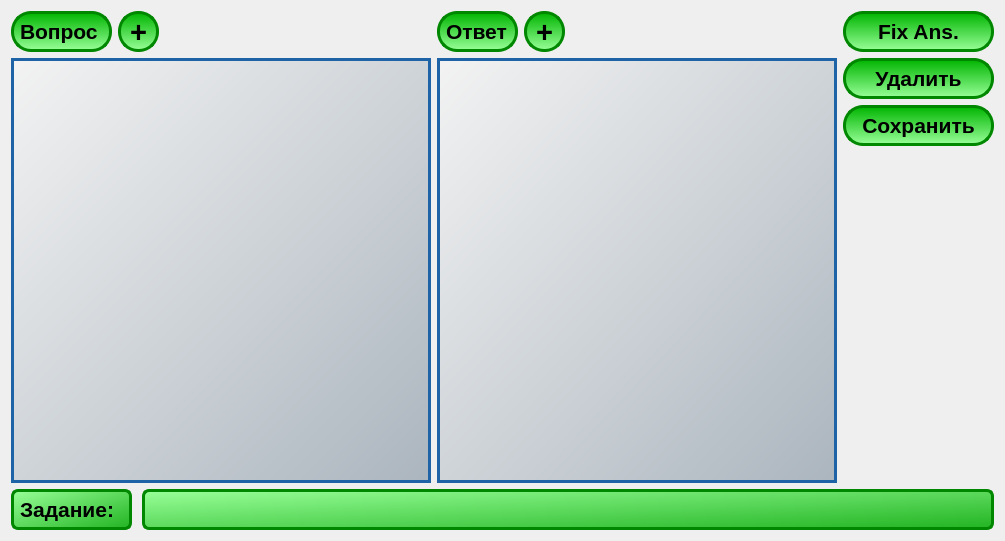
     <widget class="QWidget" name="tab_3">
      <property name="sizePolicy">
       <sizepolicy hsizetype="Expanding" vsizetype="Fixed">
        <horstretch>0</horstretch>
        <verstretch>0</verstretch>
       </sizepolicy>
      </property>
      <attribute name="title">
       <string>3 - Matching</string>
      </attribute>
      <layout class="QGridLayout" name="gridLayout_2">
       <item row="0" column="0">
        <widget class="QLabel" name="label">
         <property name="minimumSize">
          <size>
           <width>101</width>
           <height>41</height>
          </size>
         </property>
         <property name="maximumSize">
          <size>
           <width>101</width>
           <height>41</height>
          </size>
         </property>
         <property name="font">
          <font>
           <pointsize>16</pointsize>
           <weight>75</weight>
           <bold>true</bold>
          </font>
         </property>
         <property name="styleSheet">
          <string notr="true">QLabel {
border-radius: 20px;
border: 3px solid rgb(0, 135, 0); 
background-color: qlineargradient(spread:pad, x1:1, y1:0, x2:1, y2:1, stop:0 rgba(0, 180, 0, 255), stop:1 rgba(152, 255, 152, 255));
}</string>
         </property>
         <property name="text">
          <string>Вопрос</string>
         </property>
        </widget>
       </item>
       <item row="0" column="1" colspan="2">
        <widget class="QPushButton" name="Button_Add_3">
         <property name="sizePolicy">
          <sizepolicy hsizetype="Fixed" vsizetype="Fixed">
           <horstretch>0</horstretch>
           <verstretch>0</verstretch>
          </sizepolicy>
         </property>
         <property name="minimumSize">
          <size>
           <width>41</width>
           <height>41</height>
          </size>
         </property>
         <property name="maximumSize">
          <size>
           <width>41</width>
           <height>41</height>
          </size>
         </property>
         <property name="font">
          <font>
           <pointsize>22</pointsize>
           <weight>75</weight>
           <bold>true</bold>
          </font>
         </property>
         <property name="styleSheet">
          <string notr="true">QPushButton {
border-radius: 20px;
border: 3px solid rgb(0, 135, 0); 
background-color: qlineargradient(spread:pad, x1:1, y1:0, x2:1, y2:1, stop:0 rgba(0, 180, 0, 255), stop:1 rgba(152, 255, 152, 255));
}

QPushButton:hover {
border-radius: 20px;
border: 3px solid rgb(0, 135, 0); 	
background-color: qlineargradient(spread:pad, x1:1, y1:0, x2:1, y2:1, stop:0 rgba(36, 232, 36, 255), stop:1 rgba(236, 250, 236, 255));
}

QPushButton:pressed {
border-radius: 20px;
border: 3px solid rgb(0, 135, 0); 
background-color: qlineargradient(spread:pad, x1:1, y1:0, x2:1, y2:1, stop:0 rgba(236, 250, 236, 255), stop:1 rgba(36, 232, 36, 255));
}

QPushButton:disabled {
border-radius: 20px;
border: 3px solid rgb(90, 90, 90); 
background-color: qlineargradient(spread:pad, x1:1, y1:0, x2:1, y2:1, stop:0 rgba(110, 110, 110, 255), stop:1 rgba(210, 210, 210, 255));
}</string>
         </property>
         <property name="text">
          <string>+</string>
         </property>
        </widget>
       </item>
       <item row="0" column="3">
        <spacer name="horizontalSpacer_2">
         <property name="orientation">
          <enum>Qt::Horizontal</enum>
         </property>
         <property name="sizeHint" stdset="0">
          <size>
           <width>259</width>
           <height>20</height>
          </size>
         </property>
        </spacer>
       </item>
       <item row="0" column="4">
        <widget class="QLabel" name="label_2">
         <property name="minimumSize">
          <size>
           <width>81</width>
           <height>41</height>
          </size>
         </property>
         <property name="maximumSize">
          <size>
           <width>81</width>
           <height>41</height>
          </size>
         </property>
         <property name="font">
          <font>
           <pointsize>16</pointsize>
           <weight>75</weight>
           <bold>true</bold>
          </font>
         </property>
         <property name="styleSheet">
          <string notr="true">QLabel {
border-radius: 20px;
border: 3px solid rgb(0, 135, 0); 
background-color: qlineargradient(spread:pad, x1:1, y1:0, x2:1, y2:1, stop:0 rgba(0, 180, 0, 255), stop:1 rgba(152, 255, 152, 255));
}</string>
         </property>
         <property name="text">
          <string>Ответ</string>
         </property>
        </widget>
       </item>
       <item row="0" column="5">
        <widget class="QPushButton" name="Button_Add_4">
         <property name="sizePolicy">
          <sizepolicy hsizetype="Fixed" vsizetype="Fixed">
           <horstretch>0</horstretch>
           <verstretch>0</verstretch>
          </sizepolicy>
         </property>
         <property name="minimumSize">
          <size>
           <width>41</width>
           <height>41</height>
          </size>
         </property>
         <property name="maximumSize">
          <size>
           <width>41</width>
           <height>41</height>
          </size>
         </property>
         <property name="font">
          <font>
           <pointsize>22</pointsize>
           <weight>75</weight>
           <bold>true</bold>
          </font>
         </property>
         <property name="styleSheet">
          <string notr="true">QPushButton {
border-radius: 20px;
border: 3px solid rgb(0, 135, 0); 
background-color: qlineargradient(spread:pad, x1:1, y1:0, x2:1, y2:1, stop:0 rgba(0, 180, 0, 255), stop:1 rgba(152, 255, 152, 255));
}

QPushButton:hover {
border-radius: 20px;
border: 3px solid rgb(0, 135, 0); 	
background-color: qlineargradient(spread:pad, x1:1, y1:0, x2:1, y2:1, stop:0 rgba(36, 232, 36, 255), stop:1 rgba(236, 250, 236, 255));
}

QPushButton:pressed {
border-radius: 20px;
border: 3px solid rgb(0, 135, 0); 
background-color: qlineargradient(spread:pad, x1:1, y1:0, x2:1, y2:1, stop:0 rgba(236, 250, 236, 255), stop:1 rgba(36, 232, 36, 255));
}

QPushButton:disabled {
border-radius: 20px;
border: 3px solid rgb(90, 90, 90); 
background-color: qlineargradient(spread:pad, x1:1, y1:0, x2:1, y2:1, stop:0 rgba(110, 110, 110, 255), stop:1 rgba(210, 210, 210, 255));
}</string>
         </property>
         <property name="text">
          <string>+</string>
         </property>
        </widget>
       </item>
       <item row="0" column="6">
        <spacer name="horizontalSpacer_3">
         <property name="orientation">
          <enum>Qt::Horizontal</enum>
         </property>
         <property name="sizeHint" stdset="0">
          <size>
           <width>263</width>
           <height>20</height>
          </size>
         </property>
        </spacer>
       </item>
       <item row="0" column="7">
        <widget class="QPushButton" name="Button_Fix">
         <property name="enabled">
          <bool>true</bool>
         </property>
         <property name="sizePolicy">
          <sizepolicy hsizetype="Fixed" vsizetype="Fixed">
           <horstretch>0</horstretch>
           <verstretch>0</verstretch>
          </sizepolicy>
         </property>
         <property name="minimumSize">
          <size>
           <width>151</width>
           <height>41</height>
          </size>
         </property>
         <property name="maximumSize">
          <size>
           <width>151</width>
           <height>41</height>
          </size>
         </property>
         <property name="font">
          <font>
           <pointsize>16</pointsize>
           <weight>75</weight>
           <bold>true</bold>
          </font>
         </property>
         <property name="styleSheet">
          <string notr="true">QPushButton {
border-radius: 20px;
border: 3px solid rgb(0, 135, 0); 
background-color: qlineargradient(spread:pad, x1:1, y1:0, x2:1, y2:1, stop:0 rgba(0, 180, 0, 255), stop:1 rgba(152, 255, 152, 255));
}

QPushButton:hover {
border-radius: 20px;
border: 3px solid rgb(0, 135, 0); 	
background-color: qlineargradient(spread:pad, x1:1, y1:0, x2:1, y2:1, stop:0 rgba(36, 232, 36, 255), stop:1 rgba(236, 250, 236, 255));
}

QPushButton:pressed {
border-radius: 20px;
border: 3px solid rgb(0, 135, 0); 
background-color: qlineargradient(spread:pad, x1:1, y1:0, x2:1, y2:1, stop:0 rgba(236, 250, 236, 255), stop:1 rgba(36, 232, 36, 255));
}

QPushButton:disabled {
border-radius: 20px;
border: 3px solid rgb(90, 90, 90); 
background-color: qlineargradient(spread:pad, x1:1, y1:0, x2:1, y2:1, stop:0 rgba(110, 110, 110, 255), stop:1 rgba(210, 210, 210, 255));
}</string>
         </property>
         <property name="text">
          <string>Fix Ans.</string>
         </property>
        </widget>
       </item>
       <item row="1" column="0" rowspan="3" colspan="4">
        <widget class="QListWidget" name="listWidget_3Teacher">
         <property name="enabled">
          <bool>true</bool>
         </property>
         <property name="minimumSize">
          <size>
           <width>400</width>
           <height>0</height>
          </size>
         </property>
         <property name="font">
          <font>
           <pointsize>174</pointsize>
          </font>
         </property>
         <property name="styleSheet">
          <string notr="true">QListWidget {
border-radius: 0px;
border: 3px solid rgb(31, 99, 167);  
background-color: qlineargradient(spread:pad, x1:1, y1:1, x2:0, y2:0, stop:0 rgba(171, 181, 190, 255), stop:1 rgba(243, 243, 243, 255));
}

QListWidget::item:selected {
border-radius: 0px;
background-color: qlineargradient(spread:pad, x1:1, y1:0.653636, x2:0, y2:0.466, stop:0 rgba(150, 45, 255, 255), stop:1 rgba(182, 107, 255, 255));
}</string>
         </property>
         <property name="dragEnabled">
          <bool>false</bool>
         </property>
         <property name="dragDropOverwriteMode">
          <bool>false</bool>
         </property>
         <property name="dragDropMode">
          <enum>QAbstractItemView::InternalMove</enum>
         </property>
         <property name="defaultDropAction">
          <enum>Qt::MoveAction</enum>
         </property>
         <property name="verticalScrollMode">
          <enum>QAbstractItemView::ScrollPerPixel</enum>
         </property>
         <property name="horizontalScrollMode">
          <enum>QAbstractItemView::ScrollPerPixel</enum>
         </property>
         <property name="sortingEnabled">
          <bool>false</bool>
         </property>
        </widget>
       </item>
       <item row="1" column="4" rowspan="3" colspan="3">
        <widget class="QListWidget" name="listWidget_3Pupil">
         <property name="enabled">
          <bool>true</bool>
         </property>
         <property name="minimumSize">
          <size>
           <width>400</width>
           <height>0</height>
          </size>
         </property>
         <property name="font">
          <font>
           <pointsize>174</pointsize>
          </font>
         </property>
         <property name="styleSheet">
          <string notr="true">QListWidget {
border-radius: 0px;
border: 3px solid rgb(31, 99, 167);  
background-color: qlineargradient(spread:pad, x1:1, y1:1, x2:0, y2:0, stop:0 rgba(171, 181, 190, 255), stop:1 rgba(243, 243, 243, 255));
}

QListWidget::item:selected {
border-radius: 0px;
background-color: qlineargradient(spread:pad, x1:1, y1:0.653636, x2:0, y2:0.466, stop:0 rgba(150, 45, 255, 255), stop:1 rgba(182, 107, 255, 255));
}</string>
         </property>
         <property name="dragEnabled">
          <bool>false</bool>
         </property>
         <property name="dragDropOverwriteMode">
          <bool>false</bool>
         </property>
         <property name="dragDropMode">
          <enum>QAbstractItemView::InternalMove</enum>
         </property>
         <property name="defaultDropAction">
          <enum>Qt::MoveAction</enum>
         </property>
         <property name="verticalScrollMode">
          <enum>QAbstractItemView::ScrollPerPixel</enum>
         </property>
         <property name="horizontalScrollMode">
          <enum>QAbstractItemView::ScrollPerPixel</enum>
         </property>
         <property name="sortingEnabled">
          <bool>false</bool>
         </property>
        </widget>
       </item>
       <item row="1" column="7">
        <widget class="QPushButton" name="Button_Delete_3">
         <property name="sizePolicy">
          <sizepolicy hsizetype="Fixed" vsizetype="Fixed">
           <horstretch>0</horstretch>
           <verstretch>0</verstretch>
          </sizepolicy>
         </property>
         <property name="minimumSize">
          <size>
           <width>151</width>
           <height>41</height>
          </size>
         </property>
         <property name="maximumSize">
          <size>
           <width>151</width>
           <height>41</height>
          </size>
         </property>
         <property name="font">
          <font>
           <pointsize>16</pointsize>
           <weight>75</weight>
           <bold>true</bold>
          </font>
         </property>
         <property name="styleSheet">
          <string notr="true">QPushButton {
border-radius: 20px;
border: 3px solid rgb(0, 135, 0); 
background-color: qlineargradient(spread:pad, x1:1, y1:0, x2:1, y2:1, stop:0 rgba(0, 180, 0, 255), stop:1 rgba(152, 255, 152, 255));
}

QPushButton:hover {
border-radius: 20px;
border: 3px solid rgb(0, 135, 0); 	
background-color: qlineargradient(spread:pad, x1:1, y1:0, x2:1, y2:1, stop:0 rgba(36, 232, 36, 255), stop:1 rgba(236, 250, 236, 255));
}

QPushButton:pressed {
border-radius: 20px;
border: 3px solid rgb(0, 135, 0); 
background-color: qlineargradient(spread:pad, x1:1, y1:0, x2:1, y2:1, stop:0 rgba(236, 250, 236, 255), stop:1 rgba(36, 232, 36, 255));
}

QPushButton:disabled {
border-radius: 20px;
border: 3px solid rgb(90, 90, 90); 
background-color: qlineargradient(spread:pad, x1:1, y1:0, x2:1, y2:1, stop:0 rgba(110, 110, 110, 255), stop:1 rgba(210, 210, 210, 255));
}</string>
         </property>
         <property name="text">
          <string>Удалить</string>
         </property>
        </widget>
       </item>
       <item row="2" column="7">
        <widget class="QPushButton" name="Button_Save_3">
         <property name="enabled">
          <bool>true</bool>
         </property>
         <property name="sizePolicy">
          <sizepolicy hsizetype="Fixed" vsizetype="Fixed">
           <horstretch>0</horstretch>
           <verstretch>0</verstretch>
          </sizepolicy>
         </property>
         <property name="minimumSize">
          <size>
           <width>151</width>
           <height>41</height>
          </size>
         </property>
         <property name="maximumSize">
          <size>
           <width>151</width>
           <height>41</height>
          </size>
         </property>
         <property name="font">
          <font>
           <pointsize>16</pointsize>
           <weight>75</weight>
           <bold>true</bold>
          </font>
         </property>
         <property name="styleSheet">
          <string notr="true">QPushButton {
border-radius: 20px;
border: 3px solid rgb(0, 135, 0); 
background-color: qlineargradient(spread:pad, x1:1, y1:0, x2:1, y2:1, stop:0 rgba(0, 180, 0, 255), stop:1 rgba(152, 255, 152, 255));
}

QPushButton:hover {
border-radius: 20px;
border: 3px solid rgb(0, 135, 0); 	
background-color: qlineargradient(spread:pad, x1:1, y1:0, x2:1, y2:1, stop:0 rgba(36, 232, 36, 255), stop:1 rgba(236, 250, 236, 255));
}

QPushButton:pressed {
border-radius: 20px;
border: 3px solid rgb(0, 135, 0); 
background-color: qlineargradient(spread:pad, x1:1, y1:0, x2:1, y2:1, stop:0 rgba(236, 250, 236, 255), stop:1 rgba(36, 232, 36, 255));
}

QPushButton:disabled {
border-radius: 20px;
border: 3px solid rgb(90, 90, 90); 
background-color: qlineargradient(spread:pad, x1:1, y1:0, x2:1, y2:1, stop:0 rgba(110, 110, 110, 255), stop:1 rgba(210, 210, 210, 255));
}</string>
         </property>
         <property name="text">
          <string>Сохранить</string>
         </property>
        </widget>
       </item>
       <item row="3" column="7">
        <spacer name="verticalSpacer_3">
         <property name="orientation">
          <enum>Qt::Vertical</enum>
         </property>
         <property name="sizeHint" stdset="0">
          <size>
           <width>20</width>
           <height>337</height>
          </size>
         </property>
        </spacer>
       </item>
       <item row="4" column="0" colspan="2">
        <widget class="QLabel" name="label_3">
         <property name="minimumSize">
          <size>
           <width>121</width>
           <height>41</height>
          </size>
         </property>
         <property name="maximumSize">
          <size>
           <width>121</width>
           <height>41</height>
          </size>
         </property>
         <property name="font">
          <font>
           <pointsize>16</pointsize>
           <weight>75</weight>
           <bold>true</bold>
          </font>
         </property>
         <property name="styleSheet">
          <string notr="true">QLabel {
border-radius: 7px;
border: 3px solid rgb(0, 135, 0); 
background-color: qlineargradient(spread:pad, x1:1, y1:1, x2:0, y2:0, stop:0 rgba(34, 180, 34, 255), stop:1 rgba(152, 255, 152, 255));
}</string>
         </property>
         <property name="text">
          <string>Задание:</string>
         </property>
        </widget>
       </item>
       <item row="4" column="2" colspan="6">
        <widget class="QLineEdit" name="lineEdit_Task_3">
         <property name="minimumSize">
          <size>
           <width>852</width>
           <height>41</height>
          </size>
         </property>
         <property name="maximumSize">
          <size>
           <width>16777215</width>
           <height>41</height>
          </size>
         </property>
         <property name="font">
          <font>
           <pointsize>19</pointsize>
          </font>
         </property>
         <property name="styleSheet">
          <string notr="true">QLineEdit {
border-radius: 7px;
border: 3px solid rgb(0, 135, 0); 
	background-color: qlineargradient(spread:pad, x1:1, y1:1, x2:0, y2:0, stop:0 rgba(34, 180, 34, 255), stop:1 rgba(152, 255, 152, 255));
}</string>
         </property>
         <property name="echoMode">
          <enum>QLineEdit::Normal</enum>
         </property>
        </widget>
       </item>
      </layout>
     </widget>
